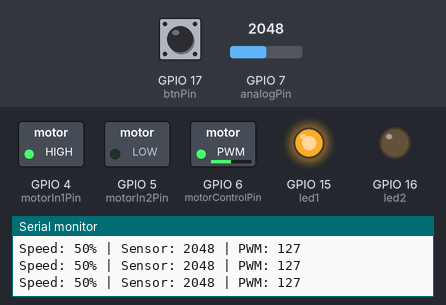
A sketch run on a simulated ESP32-S3. Parts: switched loads named in the sketch (green lamp = pin HIGH), output pins drawn as LEDs (lit = HIGH), the last lines printed to the serial monitor. Inputs (shaded band) come from the test bench; at power-on: GPIO 17 (btnPin) LOW, GPIO 7 (analogPin) = 2048.

Above: at 1.2 s.
1.3 s: GPIO 17 (btnPin) pulled HIGH for 0.15 s
At 2.4 s:
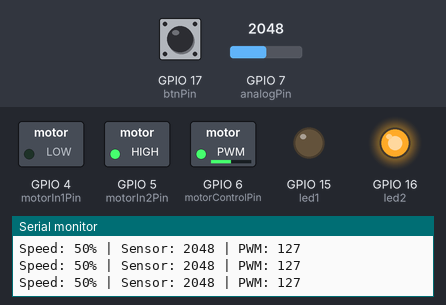
2.9 s: GPIO 7 (analogPin) set to 2866
At 3.6 s:
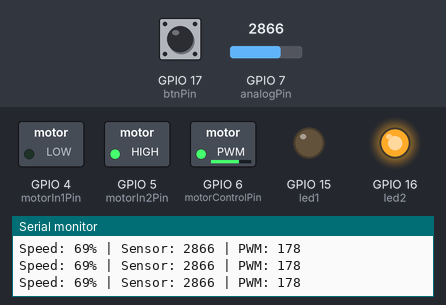
4.4 s: GPIO 7 (analogPin) set to 3603
At 4.7 s:
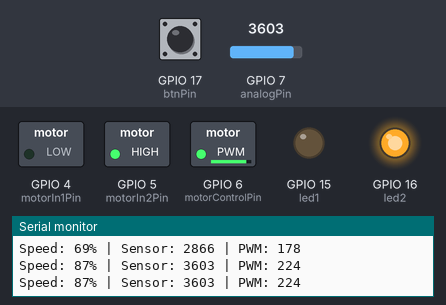
5.9 s: GPIO 17 (btnPin) pulled HIGH for 1 s
At 7.1 s:
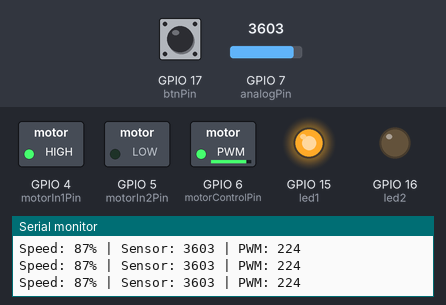
8.4 s: GPIO 7 (analogPin) set to 491
At 9.0 s:
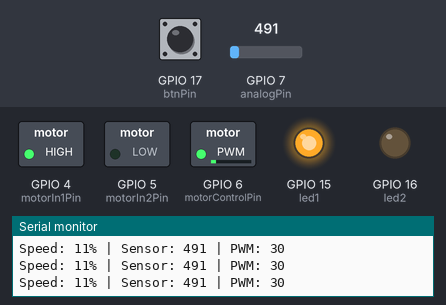
9.9 s: GPIO 17 (btnPin) pulled HIGH for 0.15 s
At 11.3 s:
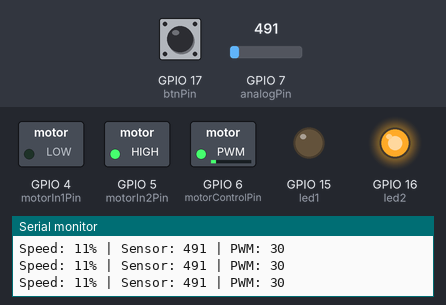
Timing chart, 0 to 12.5 s (numbered marks = the images above; inputs shaded):
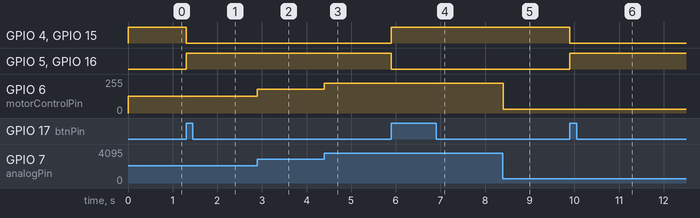

The sketch:

esp32_l298n_motor_control.ino
```cpp
// ESP32-S3 N16R8 with an L298N motor driver.
// Potentiometer controls speed; button toggles direction.

const int analogPin = 7;          // Potentiometer wiper
const int motorControlPin = 6;    // L298N ENA (remove ENA jumper for PWM)
const int motorIn1Pin = 4;        // L298N IN1
const int motorIn2Pin = 5;        // L298N IN2
const int led1 = 15;
const int led2 = 16;
const int btnPin = 17;            // Button wired to 3.3 V; INPUT_PULLDOWN

const int sensorInputMinValue = 0;
const int sensorInputMaxValue = 4095;
const int pwmMinValue = 0;
const int pwmMaxValue = 255;
const int debounceTimeMs = 500;

volatile int mode = 0;
volatile unsigned long lastInterrupt = 0;

int previousMode = -1;
unsigned long lastPrint = 0;

void IRAM_ATTR interruptHandler() {
  const unsigned long now = millis();
  if (now - lastInterrupt > debounceTimeMs) {
    lastInterrupt = now;
    mode = (mode + 1) % 2;
  }
}

void setup() {
  Serial.begin(115200);

  pinMode(motorControlPin, OUTPUT);
  pinMode(motorIn1Pin, OUTPUT);
  pinMode(motorIn2Pin, OUTPUT);
  pinMode(led1, OUTPUT);
  pinMode(led2, OUTPUT);
  pinMode(btnPin, INPUT_PULLDOWN);

  attachInterrupt(digitalPinToInterrupt(btnPin), interruptHandler, RISING);
}

void loop() {
  const int sensorInputValue = analogRead(analogPin);
  const int boundedSensorValue = constrain(sensorInputValue,
                                           sensorInputMinValue,
                                           sensorInputMaxValue);
  const int motorOutputControl = map(boundedSensorValue,
                                     sensorInputMinValue, sensorInputMaxValue,
                                     pwmMinValue, pwmMaxValue);
  const int speedPercentage = map(boundedSensorValue,
                                  sensorInputMinValue, sensorInputMaxValue,
                                  0, 100);

  analogWrite(motorControlPin, motorOutputControl);

  // Copy the ISR-updated value before using it in the main loop.
  const int currentMode = mode;
  if (currentMode != previousMode) {
    if (currentMode == 0) {
      leftDirection();
      Serial.println("Direction: Left");
    } else {
      rightDirection();
      Serial.println("Direction: Right");
    }
    previousMode = currentMode;
  }

  if (millis() - lastPrint >= 200) {
    lastPrint = millis();
    Serial.print("Speed: ");
    Serial.print(speedPercentage);
    Serial.print("% | Sensor: ");
    Serial.print(sensorInputValue);
    Serial.print(" | PWM: ");
    Serial.println(motorOutputControl);
  }
}

void leftDirection() {
  digitalWrite(motorIn1Pin, HIGH);
  digitalWrite(motorIn2Pin, LOW);
  digitalWrite(led1, HIGH);
  digitalWrite(led2, LOW);
}

void rightDirection() {
  digitalWrite(motorIn1Pin, LOW);
  digitalWrite(motorIn2Pin, HIGH);
  digitalWrite(led1, LOW);
  digitalWrite(led2, HIGH);
}
```

Measured:
- after the input at 1.3 s, GPIO 4 (motorIn1Pin), GPIO 15 (led1): HIGH → LOW at once; GPIO 5 (motorIn2Pin), GPIO 16 (led2): LOW → HIGH at once
- after the input at 2.9 s, GPIO 6 (motorControlPin): 127/255 → 178/255 at once
- after the input at 4.4 s, GPIO 6 (motorControlPin): 178/255 → 224/255 at once
- after the input at 5.9 s, GPIO 4 (motorIn1Pin), GPIO 15 (led1): LOW → HIGH at once; GPIO 5 (motorIn2Pin), GPIO 16 (led2): HIGH → LOW at once
- after the input at 8.4 s, GPIO 6 (motorControlPin): 224/255 → 30/255 at once
- after the input at 9.9 s, GPIO 4 (motorIn1Pin), GPIO 15 (led1): HIGH → LOW at once; GPIO 5 (motorIn2Pin), GPIO 16 (led2): LOW → HIGH at once
